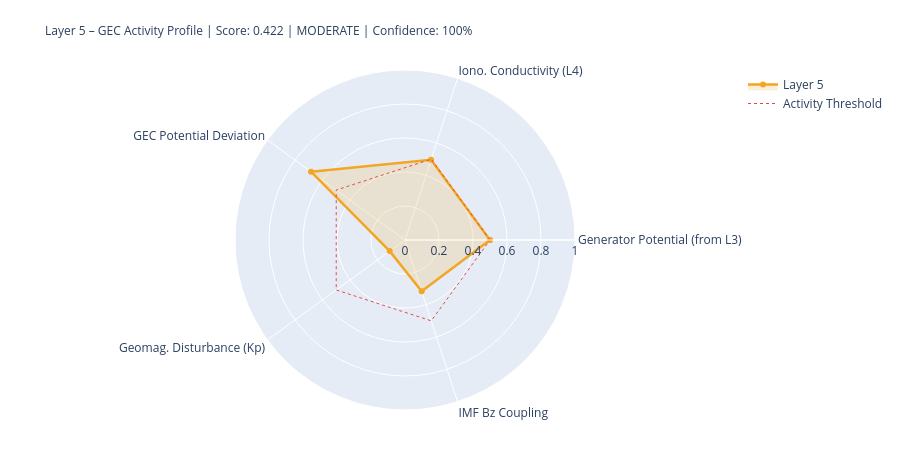

The notebook cell saved with this chart:
### Markdown cell above
---
## 5. State Assessment & Handoff to Layer 6

### Code cell
# ============================================================
# LAYER-5-SCORE
# ============================================================

# Components
# 1) Generator activity (Layer-3-driven)
gen_score = norm(generator_strength, 0.3, 2.0)
gen_src   = 'from_layer3' if l3_thunder_score is not None else 'estimated'

# 2) Ionospheric conductivity (Layer-4-driven)
iono_score = norm(iono_cond_factor, 0.7, 1.4)
iono_src   = 'from_layer4' if l4_ioniz is not None else 'estimated'

# 3) GEC potential deviation from reference
pot_score = norm(abs(delta_V_pct), 0, 30)  # 0 = at reference, 1 = 30% deviation
pot_src   = 'derived'

# 4) Geomagnetic disturbance (Kp) – modulates vertical currents
kp_score = norm(kp_val, 0, 9)
kp_src   = 'primary' if kp_now is not None else 'from_layer4'

# 5) IMF Bz coupling (southward = stronger M-I coupling → GEC influence)
bz_score = norm(-(bz_now or 0), -5, 30) if bz_now is not None else None
bz_src   = 'primary' if bz_now is not None else 'missing'

COMPONENTS = {
    'Generator Potential (from L3)':  {'score': gen_score,   'source': 'derived_from_layer3', 'dynamic': True},
    'Iono. Conductivity (L4)':      {'score': iono_score,  'source': iono_src, 'dynamic': True},
    'GEC Potential Deviation':      {'score': pot_score,   'source': pot_src,  'dynamic': True},
    'Geomag. Disturbance (Kp)':         {'score': kp_score,    'source': kp_src,   'dynamic': True},
    'IMF Bz Coupling':               {'score': bz_score,    'source': bz_src,   'dynamic': True},
}

available   = {k: v['score'] for k, v in COMPONENTS.items() if v['score'] is not None}
unavailable = [k for k, v in COMPONENTS.items() if v['score'] is None]
layer5_score = round(sum(available.values()) / len(available), 4) if available else None
confidence   = round(len(available) / len(COMPONENTS), 2)
level = ('unknown' if layer5_score is None
         else 'quiet'   if layer5_score < 0.3
         else 'moderate' if layer5_score < 0.6
         else 'active')
dominant_l5 = max(available, key=available.get) if available else 'none'

# Kp consistency: separate 1-min raw value from score value
kp_1m_raw   = kp_now          # directly from API (can be 0.0 during live measurement)
kp_for_score = kp_val          # from Layer-0 context or estimated value if needed
kp_score_src = kp_src

W = 68
print('=' * W)
print('LAYER 5 – GLOBAL ELECTRIC CIRCUIT – STATE ASSESSMENT')
print('=' * W)
for name, comp in COMPONENTS.items():
    s = comp['score']
    if s is not None:
        bar = '█' * int(s*20) + '░' * (20-int(s*20))
        print(f'  {name:<34} {bar}  {s:.3f}  [{comp["source"]}]')
    else:
        print(f'  {name:<34} {"─"*20}  n/a   [missing]')
print('-' * W)
print(f'  Score:         {layer5_score:.3f}  ({len(available)}/{len(COMPONENTS)} components)')
print(f'  Confidence:    {confidence:.0%}')
print(f'  Level:         {level.upper()}')
print(f'  Dominant:      {dominant_l5}')
print(f'  V_iono:        {V_iono_mod:.1f} kV  (Δ {delta_V_pct:+.1f}% vs. Ref)')
print(f'  I_total:       {I_total_mod:.1f} A   (Δ {delta_I_pct:+.1f}% vs. Ref)')
print('=' * W)

# Radar
cats   = list(available.keys())
vals_r = list(available.values())
if len(cats) >= 3:
    fig = go.Figure()
    fig.add_trace(go.Scatterpolar(
        r=vals_r + [vals_r[0]], theta=cats + [cats[0]],
        fill='toself', fillcolor='rgba(242,166,35,0.18)',
        line=dict(color='#F2A623', width=2.5), name='Layer 5'
    ))
    fig.add_trace(go.Scatterpolar(
        r=[0.5]*(len(cats)+1), theta=cats+[cats[0]],
        line=dict(color='#E24B4A', dash='dot', width=1),
        mode='lines', name='Activity Threshold'
    ))
    fig.update_layout(
        title=dict(
            text=f'Layer 5 – GEC Activity Profile | Score: {layer5_score:.3f} | {level.upper()} | Confidence: {confidence:.0%}',
            font=dict(size=12)
        ),
        polar=dict(radialaxis=dict(visible=True, range=[0,1])),
        height=450, showlegend=True,
        margin=dict(l=80, r=80, t=70, b=40)
    )
    fig.show()

### Figure 1 — Plotly figure (JSON) as saved in the notebook; plotly's stock layout.template omitted (floating-point values rounded to 4 significant figures)
{"data": [{"fill": "toself", "fillcolor": "rgba(242,166,35,0.18)", "line": {"color": "#F2A623", "width": 2.5}, "name": "Layer 5", "r": [0.5, 0.4963, 0.6833, 0.1111, 0.3174, 0.5], "theta": ["Generator Potential (from L3)", "Iono. Conductivity (L4)", "GEC Potential Deviation", "Geomag. Disturbance (Kp)", "IMF Bz Coupling", "Generator Potential (from L3)"], "type": "scatterpolar"}, {"line": {"color": "#E24B4A", "dash": "dot", "width": 1}, "mode": "lines", "name": "Activity Threshold", "r": [0.5, 0.5, 0.5, 0.5, 0.5, 0.5], "theta": ["Generator Potential (from L3)", "Iono. Conductivity (L4)", "GEC Potential Deviation", "Geomag. Disturbance (Kp)", "IMF Bz Coupling", "Generator Potential (from L3)"], "type": "scatterpolar"}], "layout": {"height": 450, "margin": {"b": 40, "l": 80, "r": 80, "t": 70}, "polar": {"radialaxis": {"range": [0, 1], "visible": true}}, "showlegend": true, "title": {"font": {"size": 12}, "text": "Layer 5 – GEC Activity Profile | Score: 0.422 | MODERATE | Confidence: 100%"}}}
